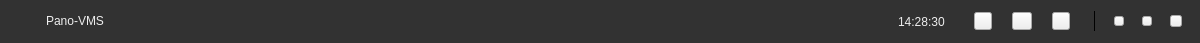
<?xml version="1.0" encoding="UTF-8"?>
<ui version="4.0">
 <class>detuTittleWgt</class>
 <widget class="QWidget" name="detuTittleWgt">
  <property name="geometry">
   <rect>
    <x>0</x>
    <y>0</y>
    <width>1200</width>
    <height>43</height>
   </rect>
  </property>
  <property name="minimumSize">
   <size>
    <width>0</width>
    <height>36</height>
   </size>
  </property>
  <property name="maximumSize">
   <size>
    <width>16777215</width>
    <height>43</height>
   </size>
  </property>
  <property name="windowTitle">
   <string>Form</string>
  </property>
  <property name="autoFillBackground">
   <bool>false</bool>
  </property>
  <property name="styleSheet">
   <string notr="true"/>
  </property>
  <layout class="QHBoxLayout" name="horizontalLayout">
   <property name="spacing">
    <number>0</number>
   </property>
   <property name="leftMargin">
    <number>0</number>
   </property>
   <property name="topMargin">
    <number>0</number>
   </property>
   <property name="rightMargin">
    <number>0</number>
   </property>
   <property name="bottomMargin">
    <number>0</number>
   </property>
   <item>
    <widget class="QWidget" name="widget" native="true">
     <property name="styleSheet">
      <string notr="true">#widget{
background:#323232;
box-shadow:inset 0 1px 0 0 rgba(167,167,170,0.20);
}
</string>
     </property>
     <layout class="QHBoxLayout" name="horizontalLayout_5">
      <property name="spacing">
       <number>19</number>
      </property>
      <property name="leftMargin">
       <number>15</number>
      </property>
      <property name="topMargin">
       <number>0</number>
      </property>
      <property name="rightMargin">
       <number>18</number>
      </property>
      <property name="bottomMargin">
       <number>0</number>
      </property>
      <item>
       <widget class="QWidget" name="widget_2" native="true">
        <property name="sizePolicy">
         <sizepolicy hsizetype="Fixed" vsizetype="Fixed">
          <horstretch>0</horstretch>
          <verstretch>0</verstretch>
         </sizepolicy>
        </property>
        <property name="minimumSize">
         <size>
          <width>0</width>
          <height>18</height>
         </size>
        </property>
        <property name="maximumSize">
         <size>
          <width>16777215</width>
          <height>32</height>
         </size>
        </property>
        <layout class="QHBoxLayout" name="horizontalLayout_3">
         <property name="spacing">
          <number>10</number>
         </property>
         <property name="leftMargin">
          <number>0</number>
         </property>
         <property name="topMargin">
          <number>0</number>
         </property>
         <property name="rightMargin">
          <number>0</number>
         </property>
         <property name="bottomMargin">
          <number>0</number>
         </property>
         <item>
          <widget class="QLabel" name="logo">
           <property name="sizePolicy">
            <sizepolicy hsizetype="Expanding" vsizetype="Expanding">
             <horstretch>0</horstretch>
             <verstretch>0</verstretch>
            </sizepolicy>
           </property>
           <property name="minimumSize">
            <size>
             <width>21</width>
             <height>21</height>
            </size>
           </property>
           <property name="maximumSize">
            <size>
             <width>21</width>
             <height>21</height>
            </size>
           </property>
           <property name="styleSheet">
            <string notr="true">#logo{
border-image:url(:/image/image/monitor.png);
}</string>
           </property>
           <property name="text">
            <string/>
           </property>
          </widget>
         </item>
         <item>
          <widget class="QLabel" name="logoLabel">
           <property name="sizePolicy">
            <sizepolicy hsizetype="Expanding" vsizetype="Expanding">
             <horstretch>0</horstretch>
             <verstretch>0</verstretch>
            </sizepolicy>
           </property>
           <property name="minimumSize">
            <size>
             <width>80</width>
             <height>0</height>
            </size>
           </property>
           <property name="maximumSize">
            <size>
             <width>90</width>
             <height>16777215</height>
            </size>
           </property>
           <property name="styleSheet">
            <string notr="true">#logoLabel{
font-family:&quot;微软雅黑&quot;;
font-size:12px;
color:#eeeeee;
line-height:12px;
text-align:left;
}</string>
           </property>
           <property name="text">
            <string>Pano-VMS</string>
           </property>
          </widget>
         </item>
        </layout>
       </widget>
      </item>
      <item>
       <spacer name="horizontalSpacer">
        <property name="orientation">
         <enum>Qt::Horizontal</enum>
        </property>
        <property name="sizeHint" stdset="0">
         <size>
          <width>40</width>
          <height>20</height>
         </size>
        </property>
       </spacer>
      </item>
      <item>
       <widget class="QLabel" name="timeLabel">
        <property name="styleSheet">
         <string notr="true">#timeLabel{
font-family:&quot;微软雅黑&quot;;
font-size:12px;
color:#eeeeee;
text-align:left;
}</string>
        </property>
        <property name="text">
         <string>14:28:30</string>
        </property>
       </widget>
      </item>
      <item>
       <layout class="QHBoxLayout" name="horizontalLayout_2">
        <property name="spacing">
         <number>20</number>
        </property>
        <property name="leftMargin">
         <number>10</number>
        </property>
        <property name="rightMargin">
         <number>5</number>
        </property>
        <item>
         <widget class="QPushButton" name="unlockBtn">
          <property name="minimumSize">
           <size>
            <width>18</width>
            <height>18</height>
           </size>
          </property>
          <property name="maximumSize">
           <size>
            <width>18</width>
            <height>18</height>
           </size>
          </property>
          <property name="toolTip">
           <string>锁定</string>
          </property>
          <property name="styleSheet">
           <string notr="true">#unlockBtn{
border-image: url(:/image/image/unlock.png);
}
#unlockBtn:pressed{
margin:1px;
}
#unlockBtn:hover{
border-image:url(:/image/image/unlockb.png);
}</string>
          </property>
          <property name="text">
           <string/>
          </property>
          <property name="iconSize">
           <size>
            <width>18</width>
            <height>18</height>
           </size>
          </property>
         </widget>
        </item>
        <item>
         <widget class="QPushButton" name="settingBtn">
          <property name="minimumSize">
           <size>
            <width>20</width>
            <height>18</height>
           </size>
          </property>
          <property name="maximumSize">
           <size>
            <width>20</width>
            <height>18</height>
           </size>
          </property>
          <property name="toolTip">
           <string>系统设置</string>
          </property>
          <property name="styleSheet">
           <string notr="true">#settingBtn{
border-image: url(:/image/image/setting.png);
}
#settingBtn:hover{
border-image: url(:/image/image/settingb.png);
}
#settingBtn:pressed{
margin:1px;
}</string>
          </property>
          <property name="text">
           <string/>
          </property>
         </widget>
        </item>
        <item>
         <widget class="QPushButton" name="helpBtn">
          <property name="minimumSize">
           <size>
            <width>18</width>
            <height>18</height>
           </size>
          </property>
          <property name="maximumSize">
           <size>
            <width>18</width>
            <height>18</height>
           </size>
          </property>
          <property name="toolTip">
           <string>帮助</string>
          </property>
          <property name="styleSheet">
           <string notr="true">#helpBtn{
border-image: url(:/image/image/help.png);
}
#helpBtn:pressed{
margin:1px;
}
#helpBtn:hover{
border-image: url(:/image/image/helpb.png);
}
</string>
          </property>
          <property name="text">
           <string/>
          </property>
          <property name="iconSize">
           <size>
            <width>18</width>
            <height>18</height>
           </size>
          </property>
         </widget>
        </item>
       </layout>
      </item>
      <item>
       <widget class="QWidget" name="sigWidget" native="true">
        <property name="minimumSize">
         <size>
          <width>1</width>
          <height>20</height>
         </size>
        </property>
        <property name="maximumSize">
         <size>
          <width>1</width>
          <height>20</height>
         </size>
        </property>
        <property name="styleSheet">
         <string notr="true">#sigWidget{
opacity:0.3;
background:#000000;
}</string>
        </property>
       </widget>
      </item>
      <item>
       <layout class="QHBoxLayout" name="horizontalLayout_4">
        <property name="spacing">
         <number>18</number>
        </property>
        <property name="rightMargin">
         <number>0</number>
        </property>
        <item>
         <widget class="QPushButton" name="minimizeBtn">
          <property name="minimumSize">
           <size>
            <width>10</width>
            <height>10</height>
           </size>
          </property>
          <property name="maximumSize">
           <size>
            <width>10</width>
            <height>10</height>
           </size>
          </property>
          <property name="styleSheet">
           <string notr="true">#minimizeBtn{
border-image:url(:/image/image/windowmin.png);
}
#minimizeBtn:pressed{
margin:1px;
}
#minimizeBtn:hover{
border-image:url(:/image/image/windowminb.png);
}</string>
          </property>
          <property name="text">
           <string/>
          </property>
         </widget>
        </item>
        <item>
         <widget class="QPushButton" name="maxmizeBtn">
          <property name="minimumSize">
           <size>
            <width>10</width>
            <height>10</height>
           </size>
          </property>
          <property name="maximumSize">
           <size>
            <width>10</width>
            <height>10</height>
           </size>
          </property>
          <property name="styleSheet">
           <string notr="true">#maxmizeBtn{
border-image:url(:/image/image/windowbiger.png);
}
#maxmizeBtn:pressed{
margin:1px;
}
#maxmizeBtn:hover{
border-image:url(:/image/image/windowbigerb.png);
}</string>
          </property>
          <property name="text">
           <string/>
          </property>
         </widget>
        </item>
        <item>
         <widget class="QPushButton" name="closeBtn">
          <property name="minimumSize">
           <size>
            <width>12</width>
            <height>12</height>
           </size>
          </property>
          <property name="maximumSize">
           <size>
            <width>12</width>
            <height>12</height>
           </size>
          </property>
          <property name="styleSheet">
           <string notr="true">#closeBtn{
border-image:url(:/image/image/windowx.png);
}
#closeBtn:hover{
border-image:url(:/image/image/windowxb.png);
}
#closeBtn:pressed{
margin:1px;
}</string>
          </property>
          <property name="text">
           <string/>
          </property>
         </widget>
        </item>
       </layout>
      </item>
     </layout>
    </widget>
   </item>
  </layout>
 </widget>
 <resources>
  <include location="detupvms.qrc"/>
 </resources>
 <connections/>
</ui>
